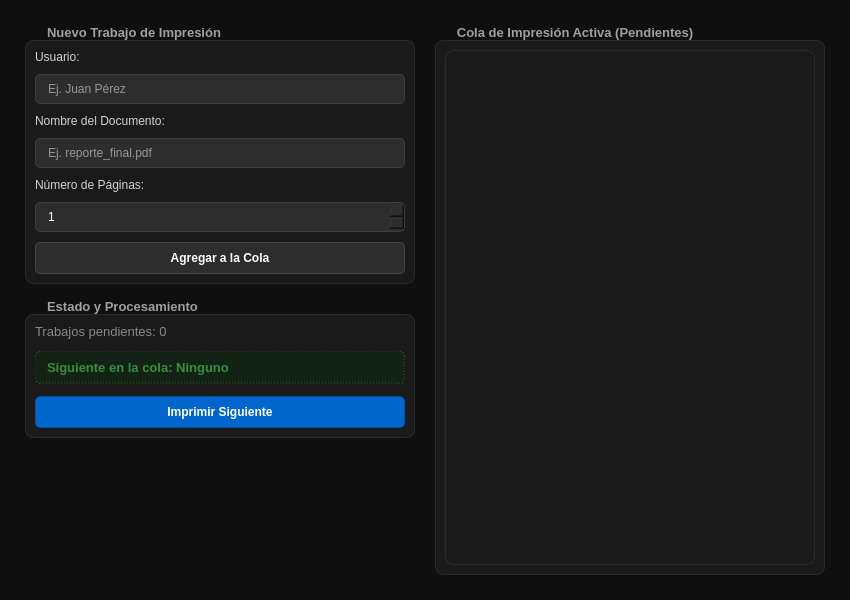
<?xml version="1.0" encoding="UTF-8"?>
<ui version="4.0">
 <class>VentanaColaImpresion</class>
 <widget class="QDialog" name="VentanaColaImpresion">
  <property name="geometry">
   <rect>
    <x>0</x>
    <y>0</y>
    <width>850</width>
    <height>600</height>
   </rect>
  </property>
  <property name="windowTitle">
   <string>Simulador de Cola de Impresión FIFO</string>
  </property>
  <property name="styleSheet">
   <string notr="true">
    /* Fondo del Diálogo - Negro Puro */
    QDialog {
        background-color: #0F0F0F;
    }
    
    /* Tarjetas contenedoras - Gris Oscuro */
    QGroupBox {
        background-color: #1A1A1A;
        border: 1px solid #2B2B2B;
        border-radius: 8px;
        margin-top: 15px;
        font-size: 13px;
        font-weight: bold;
        color: #A0A0A0;
    }
    QGroupBox::title {
        subcontrol-origin: margin;
        subcontrol-position: top left;
        left: 15px;
        padding: 0 5px;
    }

    /* Textos generales */
    QLabel {
        color: #D3D3D3;
        font-size: 12px;
    }
    
    /* Etiquetas de estado */
    QLabel#lbl_total_pendientes {
        font-size: 13px;
        color: #888888;
    }
    QLabel#lbl_siguiente {
        font-size: 13px;
        font-weight: bold;
        color: #388E3C;
        background-color: #122214;
        padding: 8px;
        border-radius: 5px;
        border: 1px dashed #2E5C32;
    }

    /* Campos de entrada - Gris más claro */
    QLineEdit, QSpinBox {
        background-color: #2D2D2D;
        border: 1px solid #3D3D3D;
        border-radius: 5px;
        color: #FFFFFF;
        padding: 6px 10px;
        font-size: 12px;
    }
    QLineEdit:focus, QSpinBox:focus {
        border: 1px solid #0084FF;
    }

    /* Lista de Consulta */
    QListWidget {
        background-color: #1A1A1A;
        border: 1px solid #2B2B2B;
        border-radius: 8px;
        color: #E0E0E0;
        padding: 10px;
        font-size: 13px;
    }
    QListWidget::item {
        background-color: #242424;
        border: 1px solid #2F2F2F;
        border-radius: 5px;
        padding: 8px;
        margin-bottom: 6px;
    }

    /* Botones */
    QPushButton {
        background-color: #2D2D2D;
        border: 1px solid #444444;
        color: #FFFFFF;
        border-radius: 5px;
        padding: 8px;
        font-weight: bold;
        font-size: 12px;
    }
    QPushButton:hover {
        background-color: #3A3A3A;
        border-color: #555555;
    }
    QPushButton:pressed {
        background-color: #242424;
    }

    /* Botón de Acción Especial (Imprimir) */
    QPushButton#btn_imprimir {
        background-color: #0066CC;
        border: 1px solid #0052A3;
    }
    QPushButton#btn_imprimir:hover {
        background-color: #0080FF;
    }
   </string>
  </property>
  <layout class="QHBoxLayout" name="horizontalLayout">
   <property name="spacing">
    <number>20</number>
   </property>
   <property name="leftMargin">
    <number>25</number>
   </property>
   <property name="topMargin">
    <number>25</number>
   </property>
   <property name="rightMargin">
    <number>25</number>
   </property>
   <property name="bottomMargin">
    <number>25</number>
   </property>
   <item>
    <layout class="QVBoxLayout" name="leftPanel">
     <property name="spacing">
      <number>15</number>
     </property>
     <item>
      <widget class="QGroupBox" name="group_input">
       <property name="title">
        <string>Nuevo Trabajo de Impresión</string>
       </property>
       <layout class="QVBoxLayout" name="verticalLayout_2">
        <property name="spacing">
         <number>10</number>
        </property>
        <item>
         <widget class="QLabel" name="lbl_usuario_title">
          <property name="text">
           <string>Usuario:</string>
          </property>
         </widget>
        </item>
        <item>
         <widget class="QLineEdit" name="txt_usuario">
          <property name="placeholderText">
           <string>Ej. Juan Pérez</string>
          </property>
         </widget>
        </item>
        <item>
         <widget class="QLabel" name="lbl_doc_title">
          <property name="text">
           <string>Nombre del Documento:</string>
          </property>
         </widget>
        </item>
        <item>
         <widget class="QLineEdit" name="txt_documento">
          <property name="placeholderText">
           <string>Ej. reporte_final.pdf</string>
          </property>
         </widget>
        </item>
        <item>
         <widget class="QLabel" name="lbl_paginas_title">
          <property name="text">
           <string>Número de Páginas:</string>
          </property>
         </widget>
        </item>
        <item>
         <widget class="QSpinBox" name="spin_paginas">
          <property name="minimum">
           <number>1</number>
          </property>
          <property name="maximum">
           <number>9999</number>
          </property>
         </widget>
        </item>
        <item>
         <widget class="QPushButton" name="btn_agregar">
          <property name="text">
           <string>Agregar a la Cola</string>
          </property>
         </widget>
        </item>
       </layout>
      </widget>
     </item>
     <item>
      <widget class="QGroupBox" name="group_status">
       <property name="title">
        <string>Estado y Procesamiento</string>
       </property>
       <layout class="QVBoxLayout" name="verticalLayout_3">
        <property name="spacing">
         <number>12</number>
        </property>
        <item>
         <widget class="QLabel" name="lbl_total_pendientes">
          <property name="text">
           <string>Trabajos pendientes: 0</string>
          </property>
         </widget>
        </item>
        <item>
         <widget class="QLabel" name="lbl_siguiente">
          <property name="text">
           <string>Siguiente en la cola: Ninguno</string>
          </property>
          <property name="wordWrap">
           <bool>true</bool>
          </property>
         </widget>
        </item>
        <item>
         <widget class="QPushButton" name="btn_imprimir">
          <property name="text">
           <string>Imprimir Siguiente</string>
          </property>
         </widget>
        </item>
       </layout>
      </widget>
     </item>
     <item>
      <spacer name="verticalSpacer">
       <property name="orientation">
        <enum>Qt::Vertical</enum>
       </property>
       <property name="sizeHint" stdset="0">
        <size>
         <width>20</width>
         <height>40</height>
        </size>
       </property>
      </spacer>
     </item>
    </layout>
   </item>
   <item>
    <layout class="QVBoxLayout" name="rightPanel">
     <item>
      <widget class="QGroupBox" name="group_queue">
       <property name="title">
        <string>Cola de Impresión Activa (Pendientes)</string>
       </property>
       <layout class="QVBoxLayout" name="verticalLayout_4">
        <item>
         <widget class="QListWidget" name="list_visual"/>
        </item>
       </layout>
      </widget>
     </item>
    </layout>
   </item>
  </layout>
 </widget>
 <resources/>
 <connections/>
</ui>
